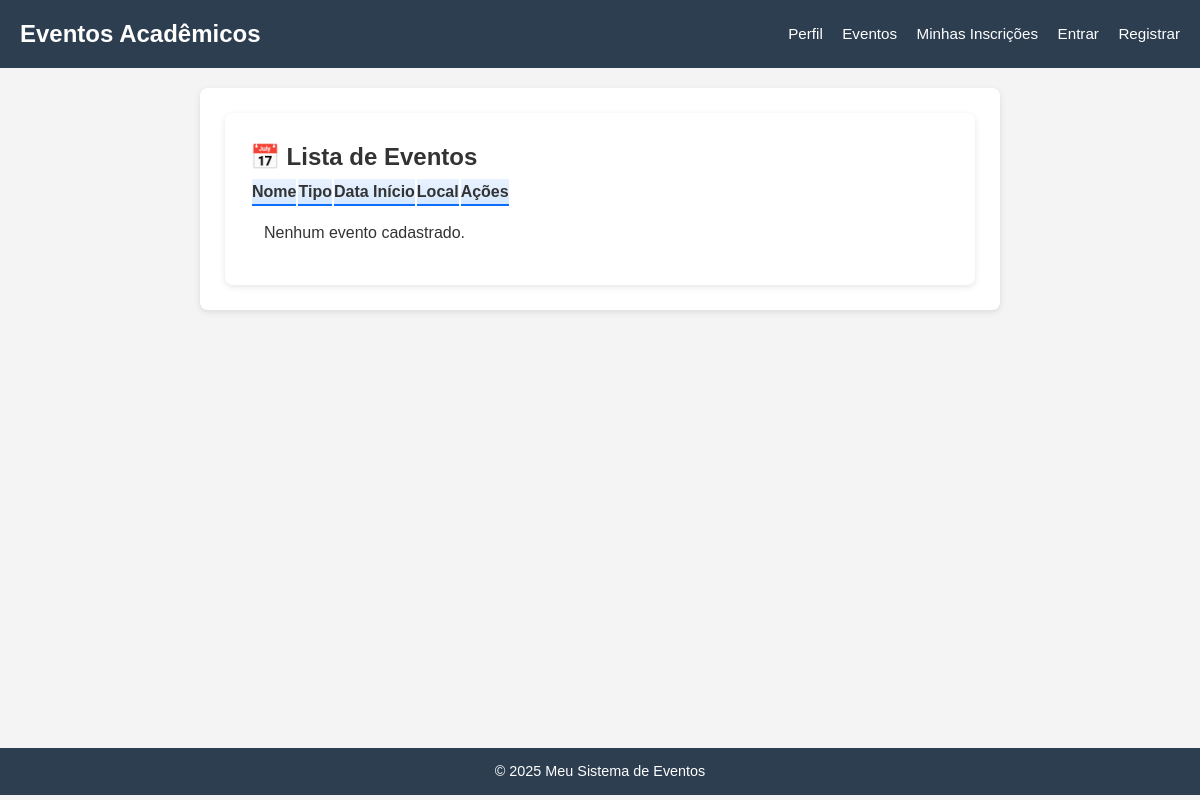
The page /evento/listas on the database as committed earlier.
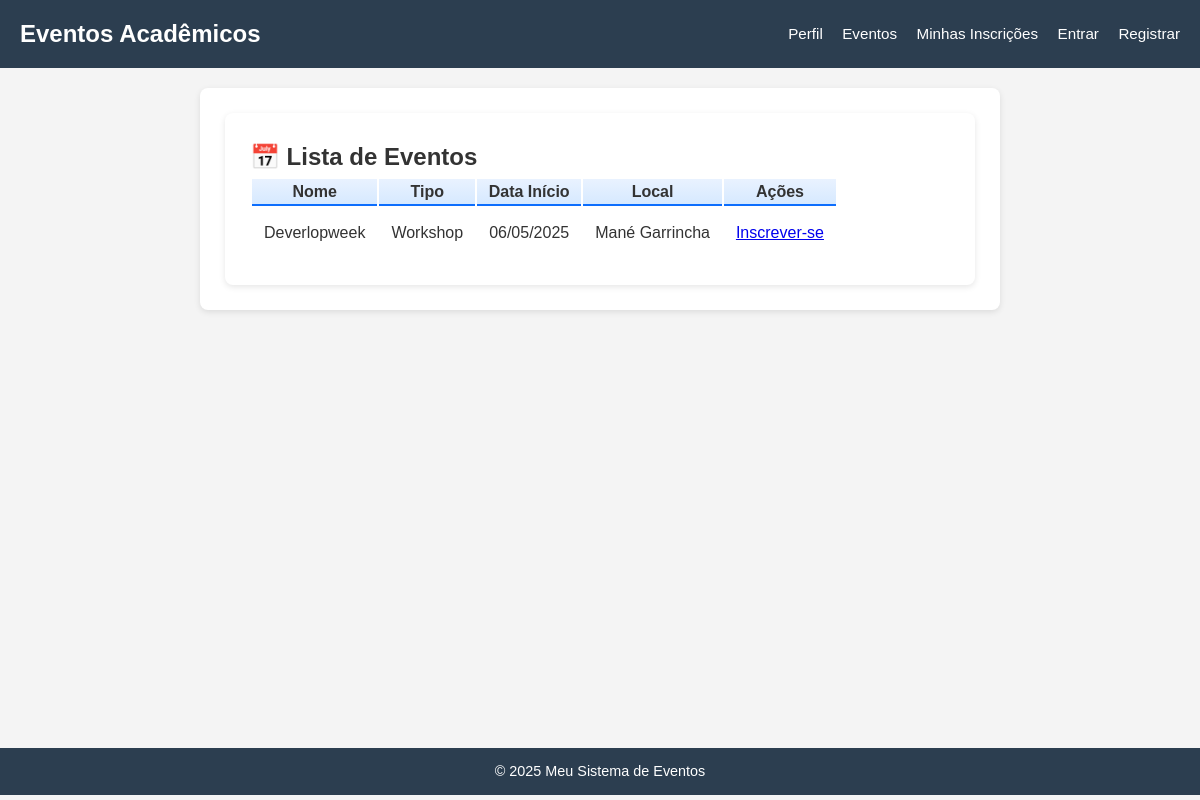
The same page on the database as committed later.
### eventos/models.py (models this page shows, shortened)
class Evento(models.Model):
    TIPOS = [
        ('seminario', 'Seminário'),
        ('palestra', 'Palestra'),
        ('workshop', 'Workshop'),
        ('curso', 'Curso'),
    ]
    nome = models.CharField(max_length=200)
    tipo = models.CharField(max_length=20, choices=TIPOS)
    descricao = models.TextField()
    data_inicio = models.DateField()
    data_fim = models.DateField()
    horario_inicio = models.TimeField()
    horario_fim = models.TimeField()
    local = models.CharField(max_length=255)
    quantidade_participantes = models.PositiveIntegerField(null=True, blank=True)
    organizador = models.ForeignKey(
        User,
        on_delete=models.CASCADE,
        related_name="eventos_organizados"
    )

### eventos/views.py (the view)
# urls.py: path('evento/listas', EventoListView.as_view(), name='evento_list'),
class EventoListView(ListView):
    model = Evento
    template_name = 'evento_list.html'  # Caminho para o template
    context_object_name = 'eventos'     # Nome da variável usada no template
    ordering = ['data_inicio']          # Ordena os eventos por data de início

### eventos/templates/evento_list.html (shortened to what this page needs)
{% extends 'base.html' %}
{% block content %}
<div class="container mt-5">
    <div class="d-flex justify-content-between align-items-center mb-4">
        <h2 class="fw-bold text-primary">📅 Lista de Eventos</h2>
    </div>
    <div class="table-responsive">
        <table class="table table-bordered table-striped align-middle shadow-sm">
            <thead class="table-primary text-center">
                <tr>
                    <th scope="col" class="px-3 py-2">Nome</th>
                    <th scope="col" class="px-3 py-2">Tipo</th>
                    <th scope="col" class="px-3 py-2">Data Início</th>
                    <th scope="col" class="px-3 py-2">Local</th>
                    <th scope="col" class="px-3 py-2">Ações</th>
                </tr>
            </thead>
            <tbody>
                {% for evento in eventos %}
                <tr>
                    <td class="fw-semibold text-dark">{{ evento.nome }}</td>
                    <td class="text-muted">{{ evento.get_tipo_display }}</td>
                    <td class="text-center">{{ evento.data_inicio|date:"d/m/Y" }}</td>
                    <td class="text-muted">{{ evento.local }}</td>
                    <td class="text-center">
                        <a href="{% url 'inscricao_create' %}" class="btn btn-sm btn-outline-success">
                             Inscrever-se
                        </a>
                    </td>
                </tr>
                {% empty %}
                <tr>
                    <td colspan="5" class="text-center text-muted py-3">
                        Nenhum evento cadastrado.
                    </td>
                </tr>
                {% endfor %}
            </tbody>
        </table>
    </div>
</div>
{% endblock %}

### eventos/templates/base.html (shortened to what this page needs)
<!DOCTYPE html>
<html lang="pt-BR">
<head>
</head>
<body>
    <header>
        <h1>Eventos Acadêmicos</h1>
        <nav>
            {% if user.is_authenticated %}
                <a href="{% url 'perfil' %}">Perfil</a>
            {% else %}
                <a href="{% url 'login' %}?next={% url 'perfil' %}">Perfil</a>
            {% endif %}
            <a href="{% url 'evento_list' %}">Eventos</a>
            <a href="{% url 'minhas-inscricoes' %}">Minhas Inscrições</a>
            {% if user.is_authenticated %}
                <form method="post" action="{% url 'logout' %}">
                    {% csrf_token %}
                    <button type="submit">Sair</button>
                </form>
            {% else %}
                <a href="{% url 'login' %}">Entrar</a>
                <a href="{% url 'registro' %}">Registrar</a>
            {% endif %}
        </nav>
    </header>
    <main>
        <div class="container">
            {% block content %}{% endblock %}
        </div>
    </main>
    <footer>
        &copy; 2025 Meu Sistema de Eventos
    </footer>
</body>
</html>

### eventos/templates/base.html (style rules this page uses)
* { margin: 0; padding: 0; box-sizing: border-box; }
body { font-family: Arial, sans-serif; background-color: #f4f4f4; color: #333; line-height: 1.6; }
header { background-color: #2c3e50; color: #fff; padding: 15px 20px; display: flex; align-items: center; justify-content: space-between; }
header h1 { font-size: 1.5rem; }
nav a, nav form button { color: #fff; text-decoration: none; margin-left: 15px; font-size: 0.95rem; }
main { padding: 20px; min-height: calc(100vh - 120px); }
.container { max-width: 800px; margin: auto; background: #fff; padding: 25px; border-radius: 8px; box-shadow: 0 2px 6px rgba(0,0,0,0.1); }
footer { background-color: #2c3e50; color: white; text-align: center; padding: 12px; font-size: 0.9rem; position: relative; bottom: 0; width: 100%; }

### eventos/templates/evento_list.html (style rules this page uses)
table th { background: linear-gradient(180deg, #e9f2ff, #d6e9ff); font-weight: 600; border-bottom: 2px solid #0d6efd !important; }
table td { vertical-align: middle; padding: 0.75rem; }

Rows that differ between the two databases and show on the page:
added Evento: nome "Deverlopweek", tipo "Workshop", data_inicio "06/05/2025", local "Mané Garrincha"
Other text that changed with them:
text no longer shown: "Nenhum evento cadastrado."
